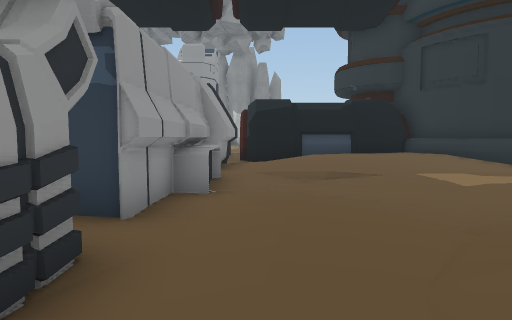
View 1 (above)

24 first-person views from a walk through a Unity game level. The camera is 1.5 m above the floor, tilts 4° down and sees 75° across. The floor is counted in squares, 2 m on a side. Each view is taken from the middle of a square. On the plan, view 1 faces up. The plan holds only what a view shows up to about 11 squares ahead; the rest is blank. The place goes on beyond the plan. The player is left out. Some surface patterns are stand-ins.

View 2
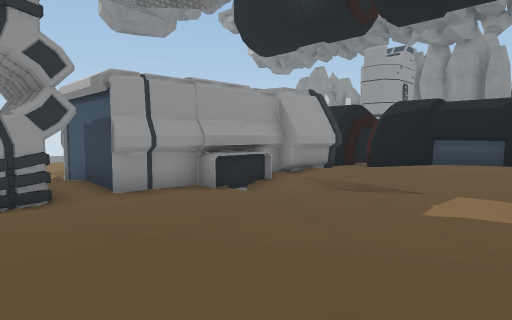

View 3
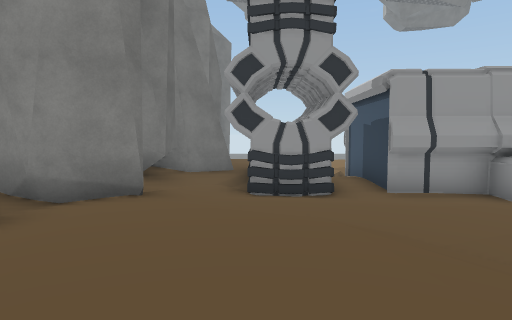

View 4
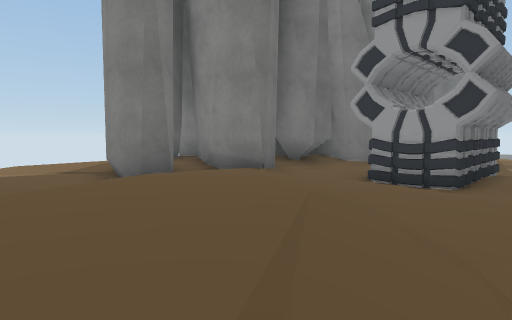

View 5
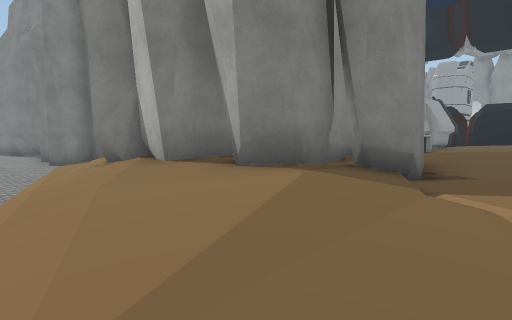

View 6
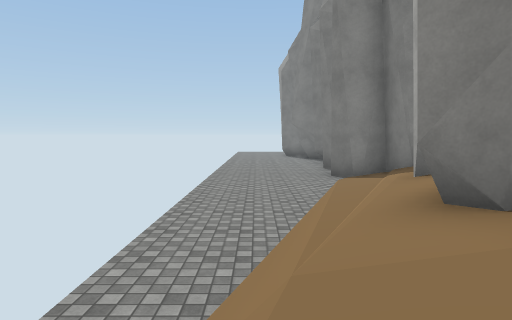

View 7
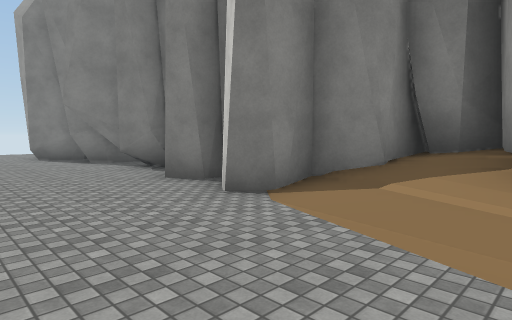

View 8
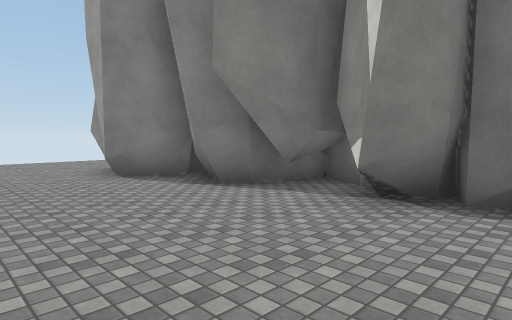

View 9
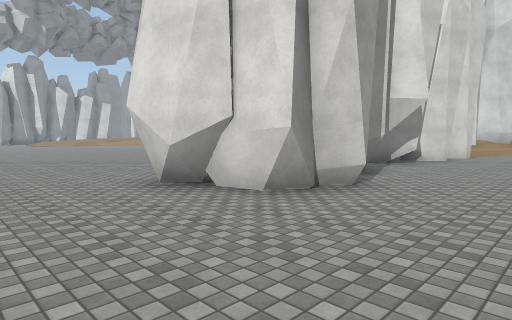

View 10
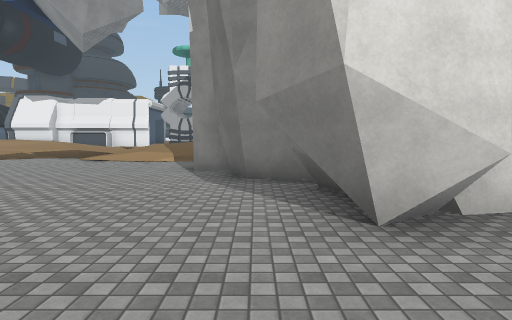

View 11
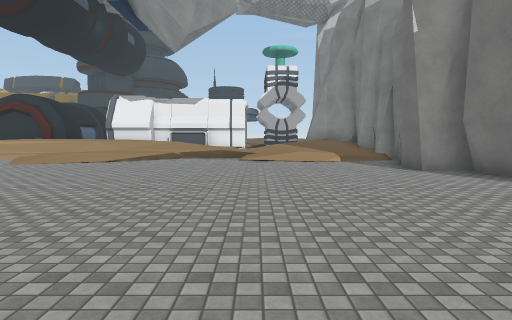

View 12
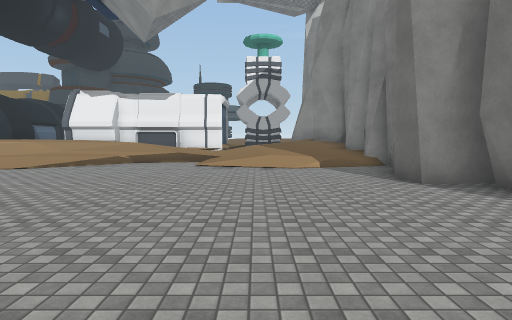

View 13
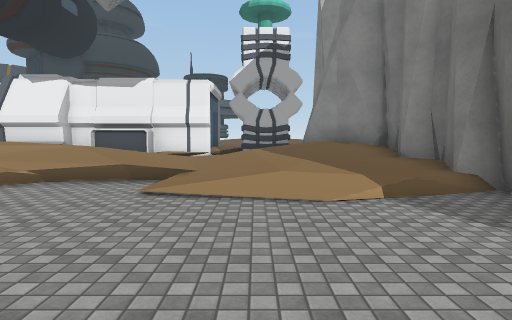

View 14
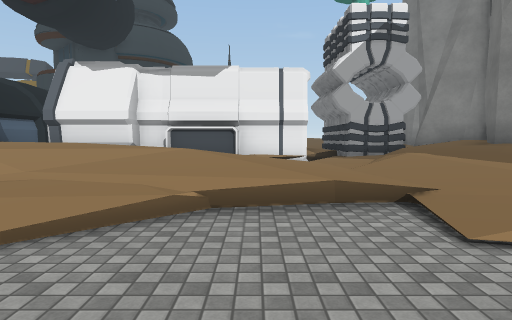

View 15
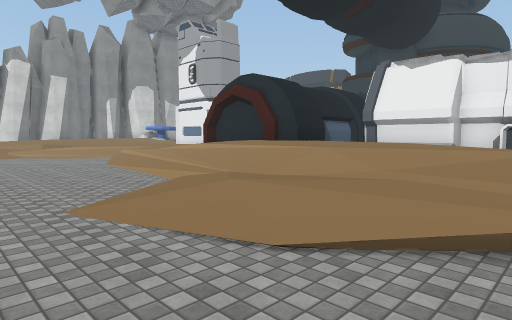

View 16
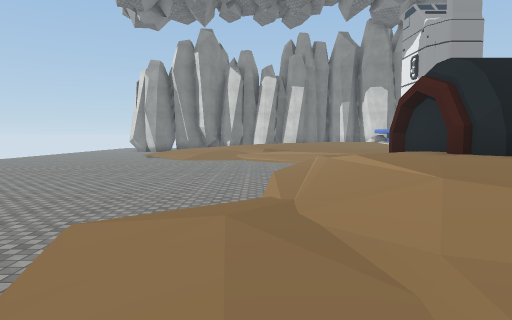

View 17
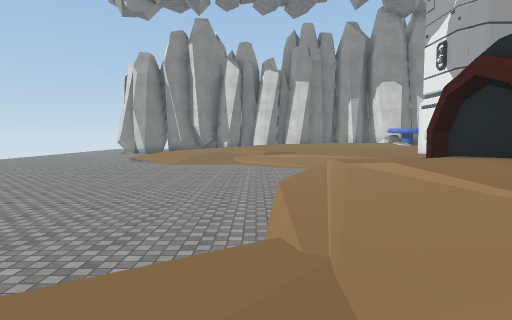

View 18
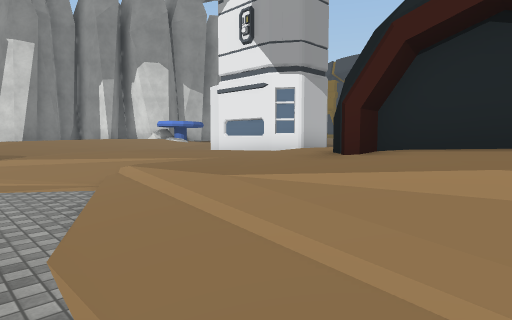

View 19
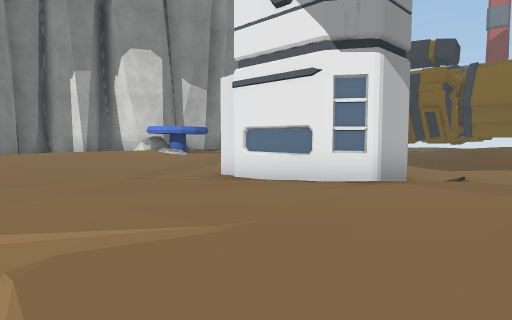

View 20
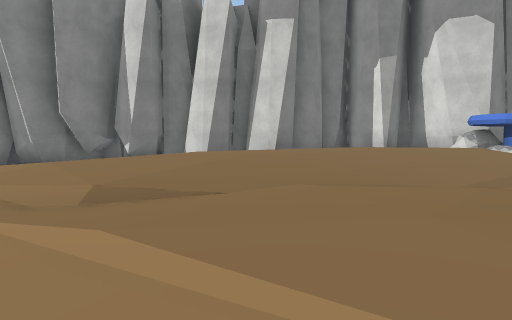

View 21
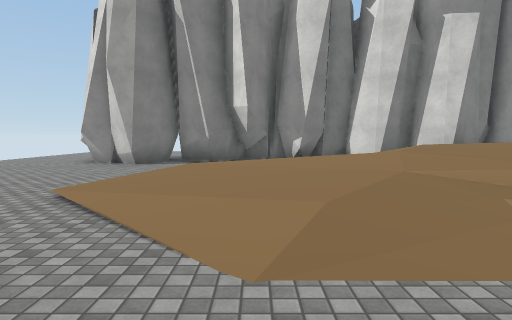

View 22
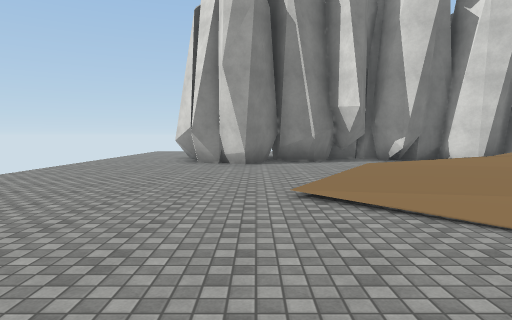

View 23
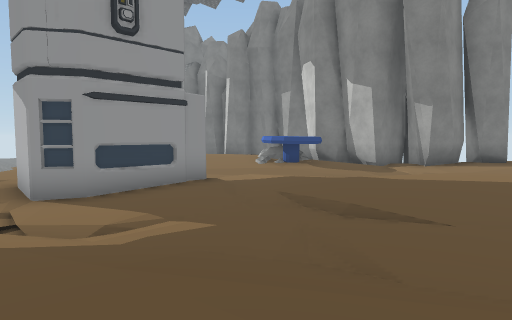

View 24
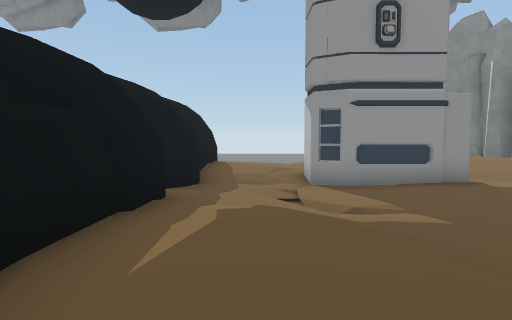

### Floor plan
Key: @ floor where view 1 was taken; # wall or solid block; . main floor; : floor 0.5 m higher than the main floor; + floor 0.75 m higher than the main floor; * floor 1 m higher than the main floor; % floor 1.25 m higher than the main floor; & floor 1.5 m higher than the main floor; / step, stairs or slope; = window, fence, low wall or low ledge; R rock; O other object.
Columns run from 22 left of view 1 to 5 right of it. Each row starts with its distance up from view 1.
 30                   #
 29 ...#############/#+#   ##
 28 ...############  #/#####%/
 27 ....##...     /   /#//////
 26 ........      %&&&ROO*/ //
 25 ........  //%%%&&&/O*// %%
 24 .......////%%%%/////////%%
 23  ...../////%%//////////%%/
 22   ..../////*/////:##////*/
 21   .....//////+**//##++:+/+*
 20    ...../////****/##++:+/+*
 19    .........//+**/##++/:///
 18    ........../+++////////%%
 17    ........../+*/%*/////%%%&
 16    ........./////%/////%%%%
 15     ........///######/####
 14      .......///#
 13      .......//%#
 12       ......//%#####  #####
 11        ....///%&        %%%&
 10         ..////%% #   # /%%%/
  9        ...///%%% #  ##/%%///
  8       ....////%%  ###+/////+
  7      .....////%  #  ##///+**
  6    ........///// ## ##///+**
  5   ..........+/// /###++////*
  4  ...........//:///###+++////
  3 ........../////////+++/////%
  2  .........////////###////%%&
  1  .........////*///#O#///%%%&
  0  ........./++*////#///@%%%%/
 -1  .......##.#+#/##&#%#/#%%//
 -2 ......#################/#//
 -3  ..########## ####   ####+*
 -4 ...############//#   ###//*
 -5 ....##.#......#////###%#///
 -6 .................//////////
 -7 ....................///////
 -8 .....  .............. /./=/

Positions as (right, up) in squares from view 1, and headings:
1: (0, 0), facing up
2: (5, 1), facing up-left
3: (5, 1), facing left
4: (5, 4), facing down-left
5: (4, -8), facing up-left
6: (0, -7), facing left
7: (-5, -8), facing up-left
8: (-11, -8), facing up-left
9: (-22, -8), facing up-right
10: (-22, -2), facing right
11: (-22, 3), facing right
12: (-20, 2), facing right
13: (-16, 2), facing right
14: (-14, 5), facing right
15: (-14, 6), facing up-right
16: (-11, 6), facing up
17: (-11, 8), facing up
18: (-11, 13), facing up-right
19: (-9, 16), facing up-right
20: (-9, 18), facing up
21: (-14, 18), facing up
22: (-17, 18), facing up
23: (4, 17), facing up-left
24: (5, 17), facing left
